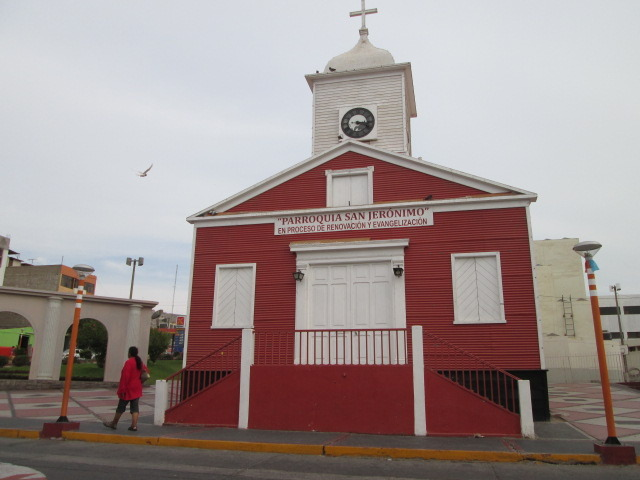
#> input picture img/iglesia_san_jeronimo.jpg, 640 x 480 px
$ python alg_Harris.py
#> lines starting #> are read from the running program, lines starting #| are printed output that depends on the picture; after the words box and inside, x2 and y2 are one past the last pixel; in counts of white or black regions, pixels touching at a corner belong together
import numpy as np
from cv2 import cv2

img = cv2.imread('img/iglesia_san_jeronimo.jpg')
#> img is the input picture: shape (480, 640, 3); mean B, G, R 141.8, 143.2, 157.5

cv2.imshow('imagen', img)

#convertimos la imagen en escala de grises
gray = cv2.cvtColor(img, cv2.COLOR_BGR2GRAY)
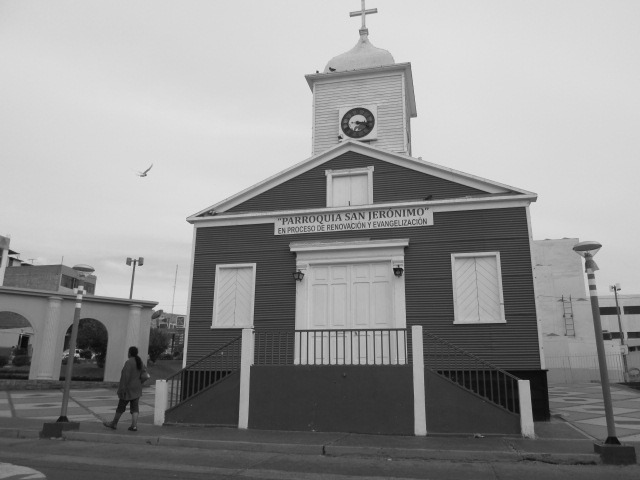
#> gray: shape (480, 640); min 7, max 230, mean 147.4

#lo convertimos en tipo float32
gray =np.float32(gray)

dst = cv2.cornerHarris(gray, #la imagen en escala de grises y de tipo float32
                        2, # blockSize - Es el tamaño del vecindario considerado para la detección de esquinas.
                        3, # ksize – Parámetro de apertura del derivado Sobel utilizado
                        0.04) #k – parámetro libre en la formula de Harris.
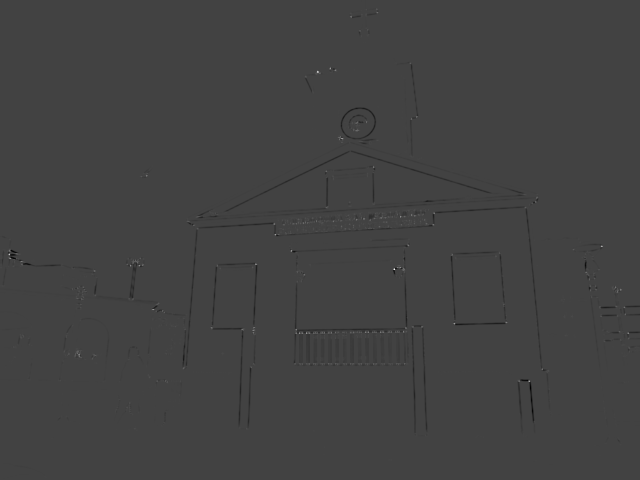
#> dst: shape (480, 640) float32; min -12785766, max 36217952, mean -57599.9; drawn with min black and max white

dst = cv2.dilate(dst, None)
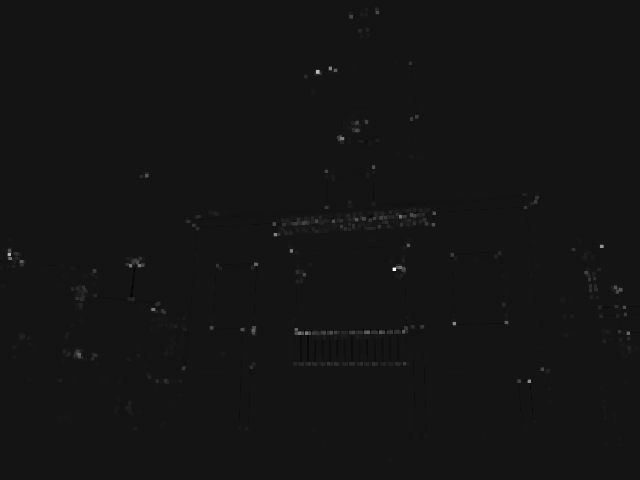
#> dst: shape (480, 640) float32; min -3119993.8, max 36217952, mean 74057.7; drawn with min black and max white
                              #color rojo
img[dst > 0.01 * dst.max()] = [0,0,255]
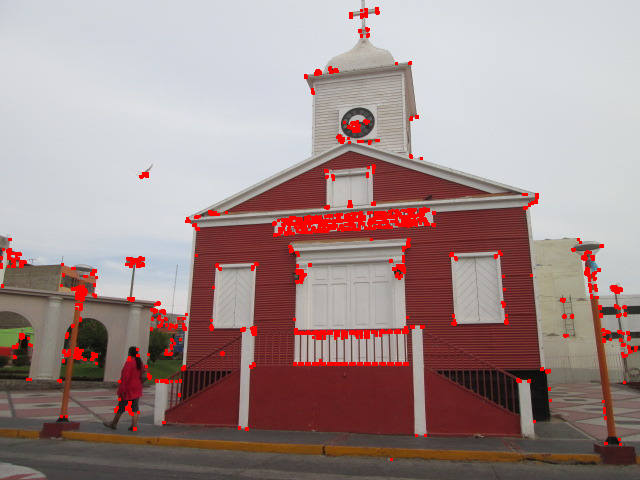
#> img: shape (480, 640, 3); 2.92% of pixels changed, all inside (x1, y1, x2, y2) = (0, 7, 638, 461)

cv2.imshow('Harris', img)

if cv2.waitKey(0) & 0xff == 27:
#> (key Esc is pressed here)
    cv2.destroyAllWindows()
